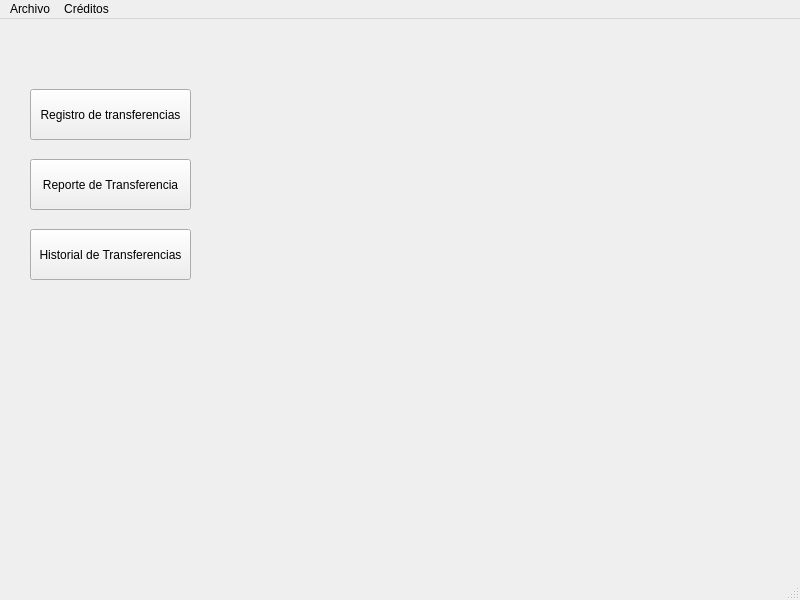
<?xml version="1.0" encoding="UTF-8"?>
<ui version="4.0">
 <class>main</class>
 <widget class="QMainWindow" name="main">
  <property name="geometry">
   <rect>
    <x>0</x>
    <y>0</y>
    <width>800</width>
    <height>600</height>
   </rect>
  </property>
  <property name="windowTitle">
   <string>Banco - Transferencias</string>
  </property>
  <widget class="QWidget" name="centralwidget">
   <widget class="QPushButton" name="btnRegistrar_Transferencias_2">
    <property name="geometry">
     <rect>
      <x>30</x>
      <y>70</y>
      <width>161</width>
      <height>51</height>
     </rect>
    </property>
    <property name="text">
     <string>Registro de transferencias</string>
    </property>
   </widget>
   <widget class="QPushButton" name="btnReportar_Tranferencia_2">
    <property name="geometry">
     <rect>
      <x>30</x>
      <y>140</y>
      <width>161</width>
      <height>51</height>
     </rect>
    </property>
    <property name="text">
     <string>Reporte de Transferencia</string>
    </property>
   </widget>
   <widget class="QPushButton" name="btnHistorial_Transferencias_2">
    <property name="geometry">
     <rect>
      <x>30</x>
      <y>210</y>
      <width>161</width>
      <height>51</height>
     </rect>
    </property>
    <property name="text">
     <string>Historial de Transferencias</string>
    </property>
   </widget>
  </widget>
  <widget class="QMenuBar" name="menubar">
   <property name="geometry">
    <rect>
     <x>0</x>
     <y>0</y>
     <width>800</width>
     <height>22</height>
    </rect>
   </property>
   <widget class="QMenu" name="menuArchivo">
    <property name="title">
     <string>Archivo</string>
    </property>
    <addaction name="btnRegistrar_Transferencias"/>
    <addaction name="btnReportar_Tranferencia"/>
    <addaction name="btnHistorial_Transferencias"/>
   </widget>
   <widget class="QMenu" name="menuCreditos">
    <property name="title">
     <string>Créditos</string>
    </property>
    <addaction name="actionDesarrolladores"/>
   </widget>
   <addaction name="menuArchivo"/>
   <addaction name="menuCreditos"/>
  </widget>
  <widget class="QStatusBar" name="statusbar"/>
  <action name="actionDesarrolladores">
   <property name="text">
    <string>Desarrolladores</string>
   </property>
  </action>
  <action name="btnRegistrar_Transferencias">
   <property name="text">
    <string>Registrar Tranferencias</string>
   </property>
   <property name="shortcut">
    <string>Ctrl+R</string>
   </property>
  </action>
  <action name="btnReportar_Tranferencia">
   <property name="text">
    <string>Reportar Tranferencia</string>
   </property>
  </action>
  <action name="btnHistorial_Transferencias">
   <property name="text">
    <string>Historial de Tranferencias</string>
   </property>
  </action>
 </widget>
 <resources/>
 <connections/>
</ui>
